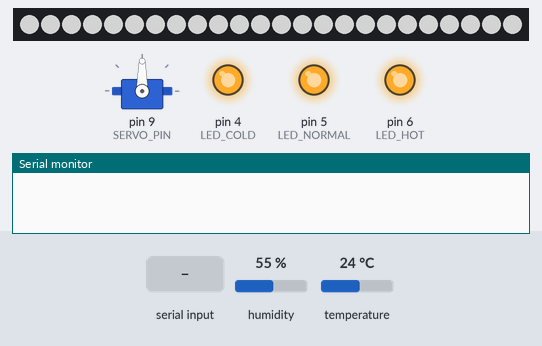
The sketch below on a simulated Arduino Uno, built with avr-gcc and run on an emulated ATmega328P. Shown: servo, 24 RGB LEDs in strip order, left to right, output pins drawn as LEDs (lit = HIGH), the last lines printed to the serial monitor. Inputs (shaded band) come from the test bench; at power-on: humidity 55 %, temperature 24 °C. Dim RGB values are drawn brighter than linear.

Above: at 0.1 s.
2.3 s: "CYCLE:90\n" received over Serial
At 2.34 s:
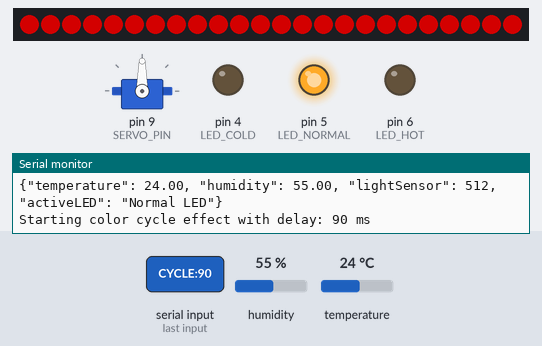
At 5.01 s:
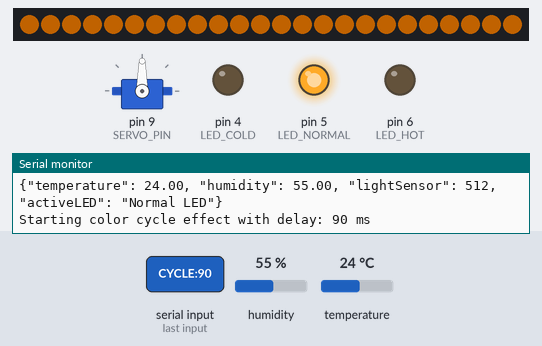
Timing chart, 0 to 6.5 s (numbered marks = the images above; inputs shaded):
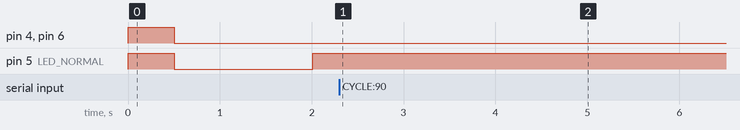

The sketch:

Arduino_code_ANdreas_Andy_Yousuf.ino
```cpp
#include "DHT.h"
#include <Servo.h>
#include <Adafruit_NeoPixel.h>

// DHT22-setup
#define DHTPIN 7
#define DHTTYPE DHT22
DHT dht(DHTPIN, DHTTYPE);

// Servo-setup
Servo myServo;
#define SERVO_PIN 9

// NeoPixel-setup
#define NEOPIXEL_PIN 10
#define NUMPIXELS 24
Adafruit_NeoPixel strip(NUMPIXELS, NEOPIXEL_PIN, NEO_GRB + NEO_KHZ800);

// LEDs för temperaturstatus
#define LED_COLD 4
#define LED_NORMAL 5
#define LED_HOT 6

// Ljussensor (fotomotstånd)
#define PHOTORESISTOR_PIN A0

// Variabler för sensordata och status
float latestTemperature = NAN;
float latestHumidity = NAN;
int latestLightValue = 0;
int brightness = 50;             // Standardljusstyrka (0–100)
uint32_t currentColor = 0xFFFFFF; // Standardfärg (vit)

// Konstanter för temperaturgränser
const float TEMP_HIGH_THRESHOLD = 26.0;
const float TEMP_LOW_THRESHOLD = 24.0;

// Funktioner
void updateSensorData();
void processSerialCommands();
void updateLEDStatus(float temperature);
void applyColor(uint32_t color);

void setup() {
  Serial.begin(115200);
  while (!Serial) {
    ; // Vänta tills Serial är redo
  }

  // Setup för hårdvara
  pinMode(LED_COLD, OUTPUT);
  pinMode(LED_NORMAL, OUTPUT);
  pinMode(LED_HOT, OUTPUT);

  dht.begin();
  myServo.attach(SERVO_PIN);
  myServo.write(90); // Startposition för servon

  strip.begin();
  strip.setBrightness(map(brightness, 0, 100, 0, 255)); // Sätt initial ljusstyrka
  applyColor(currentColor); // Sätt initial färg

  // Blink alla LEDs som startindikator
  blinkAll();
}

void loop() {
  // Uppdatera sensordata
  static unsigned long lastUpdate = 0;
  if (millis() - lastUpdate >= 2000) { // Uppdatera varannan sekund
    lastUpdate = millis();
    updateSensorData();
  }

  // Lyssna på inkommande kommandon via Serial
  processSerialCommands();
}

void updateSensorData() {
  // Läs sensordata
  latestTemperature = dht.readTemperature();
  latestHumidity = dht.readHumidity();
  latestLightValue = analogRead(PHOTORESISTOR_PIN);

  // Skicka sensordata via Serial i JSON-format
  if (!isnan(latestTemperature) && !isnan(latestHumidity)) {
    Serial.print("{\"temperature\": ");
    Serial.print(latestTemperature);
    Serial.print(", \"humidity\": ");
    Serial.print(latestHumidity);
    Serial.print(", \"lightSensor\": ");
    Serial.print(latestLightValue);
    Serial.print(", \"activeLED\": \"");
    Serial.print((latestTemperature < TEMP_LOW_THRESHOLD) ? "Cold LED" :
                 (latestTemperature <= TEMP_HIGH_THRESHOLD) ? "Normal LED" : "Hot LED");
    Serial.println("\"}");
  }

  // Uppdatera LEDs baserat på temperatur
  if (!isnan(latestTemperature)) {
    updateLEDStatus(latestTemperature);
  }
}

void processSerialCommands() {
  if (Serial.available() > 0) {
    String command = Serial.readStringUntil('\n'); // Läs inkommande kommando

    // Hantera SERVO-kommandon
    if (command.startsWith("SERVO:")) {
      int angle = command.substring(6).toInt();
      angle = constrain(angle, 0, 180); // Begränsa vinkel mellan 0 och 180
      myServo.write(angle);
      Serial.println("Servo moved to angle: " + String(angle));
    }
    // Hantera NEOPIXEL-ljusstyrka
    else if (command.startsWith("BRIGHTNESS:")) {
      brightness = constrain(command.substring(11).toInt(), 0, 100); // Begränsa till 0–100
      strip.setBrightness(map(brightness, 0, 100, 0, 255)); // Omvandla till 0–255
      strip.show();
      Serial.println("Brightness set to: " + String(brightness));
    }
    // Hantera NEOPIXEL-färg
    else if (command.startsWith("COLOR:")) {
      String colorHex = command.substring(6);
      currentColor = strtol(colorHex.c_str(), NULL, 16); // Konvertera hex-färg
      applyColor(currentColor);
      Serial.println("Color set to: #" + colorHex);
    }
    // Hantera regnbågseffekt
    else if (command.startsWith("RAINBOW:")) {
      int delayMs = constrain(command.substring(8).toInt(), 0, 100); // Fördröjning (0–100 ms)
      Serial.println("Starting rainbow effect with delay: " + String(delayMs) + " ms");
      rainbowEffect(delayMs);
    }
    // Hantera färgcykeleffekt
    else if (command.startsWith("CYCLE:")) {
      int delayMs = constrain(command.substring(6).toInt(), 0, 100); // Fördröjning (0–100 ms)
      Serial.println("Starting color cycle effect with delay: " + String(delayMs) + " ms");
      colorCycleEffect(delayMs);
    }
    // Okänt kommando
    else {
      Serial.println("Unknown command: " + command);
    }
  }
}

void applyColor(uint32_t color) {
  for (int i = 0; i < strip.numPixels(); i++) {
    strip.setPixelColor(i, color);
  }
  strip.show();
}

void updateLEDStatus(float temperature) {
  if (temperature < TEMP_LOW_THRESHOLD) {
    digitalWrite(LED_COLD, HIGH);
    digitalWrite(LED_NORMAL, LOW);
    digitalWrite(LED_HOT, LOW);
  } else if (temperature >= TEMP_LOW_THRESHOLD && temperature <= TEMP_HIGH_THRESHOLD) {
    digitalWrite(LED_COLD, LOW);
    digitalWrite(LED_NORMAL, HIGH);
    digitalWrite(LED_HOT, LOW);
  } else if (temperature > TEMP_HIGH_THRESHOLD) {
    digitalWrite(LED_COLD, LOW);
    digitalWrite(LED_NORMAL, LOW);
    digitalWrite(LED_HOT, HIGH);
  }
}

void rainbowEffect(int delayMs) {
    int numPixels = strip.numPixels();
    for (int firstPixelHue = 0; firstPixelHue < 65536; firstPixelHue += 256) { // 65536 för full regnbåge
        for (int i = 0; i < numPixels; i++) {
            int pixelHue = firstPixelHue + (i * 65536 / numPixels); // Beräkna färg för varje pixel
            strip.setPixelColor(i, strip.ColorHSV(pixelHue));
        }
        strip.show();
        delay(delayMs);
    }
}


void colorCycleEffect(int delayMs) {
  for (int i = 0; i < 256; i++) { // 256 färger i färgcykeln
    uint32_t color = Wheel(i);
    applyColor(color);
    delay(delayMs);
  }
}

// Hjälpfunktion för att generera regnbågsfärger
uint32_t Wheel(byte WheelPos) {
  WheelPos = 255 - WheelPos;
  if (WheelPos < 85) {
    return strip.Color(255 - WheelPos * 3, 0, WheelPos * 3);
  } else if (WheelPos < 170) {
    WheelPos -= 85;
    return strip.Color(0, WheelPos * 3, 255 - WheelPos * 3);
  } else {
    WheelPos -= 170;
    return strip.Color(WheelPos * 3, 255 - WheelPos * 3, 0);
  }
}

void blinkAll() {
  // Tänd alla LEDs och NeoPixel som startindikator
  digitalWrite(LED_COLD, HIGH);
  digitalWrite(LED_NORMAL, HIGH);
  digitalWrite(LED_HOT, HIGH);

  for (int i = 0; i < strip.numPixels(); i++) {
    strip.setPixelColor(i, strip.Color(255, 255, 255)); // Vit färg
  }
  strip.show();
  delay(500);

  // Släck alla LEDs och NeoPixel
  digitalWrite(LED_COLD, LOW);
  digitalWrite(LED_NORMAL, LOW);
  digitalWrite(LED_HOT, LOW);

  for (int i = 0; i < strip.numPixels(); i++) {
    strip.setPixelColor(i, strip.Color(0, 0, 0));
  }
  strip.show();
  delay(500);
}
```

Measured:
- after the input at 2.3 s, the LEDs: change at once (image 1)
